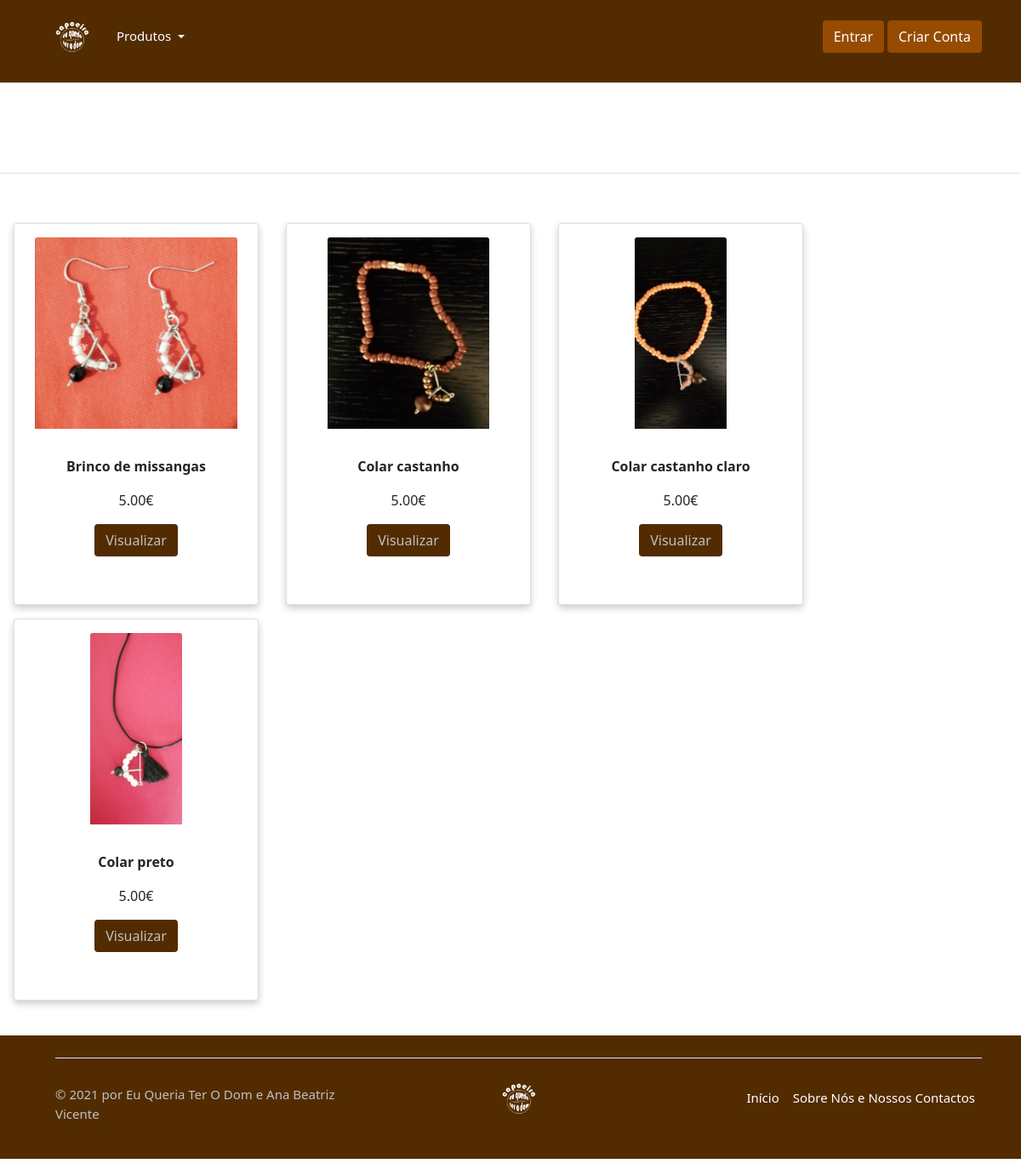
Screenshot of /tipo_produto.php with the database file from the repository.
### tables this page shows
CREATE TABLE produtos(
    ID 				INT NOT NULL AUTO_INCREMENT PRIMARY KEY,
	Tipo_ID 		INT,
	Cor             Varchar (100),
	Designacao      Varchar (100),
	Descricao 		Varchar (1000),
	Preco 			DECIMAL(50,2) DEFAULT 0.0,
	EmStock			INT DEFAULT 1,
	EmDestaque		BOOL Default False,
	Img				Varchar (100),
	
	FOREIGN KEY (`Tipo_ID`)
       REFERENCES `tipo_produtos` (`ID`)
);

### inc/database.php (called while the page is built, shortened)
<?php
	function GetProdutos($destaque = false, $tipo = null)
	{
		try
		{
			$db = new PDO('mysql:host=' . DB_SERVER . ';dbname=' . DB_NAME . ';charset=utf8', DB_USER, DB_PASSWORD);
		}
		catch (PDOException $e)
		{
			return null;
		}
		$dados = null;
		$sql = 'SELECT produtos.ID, tipo_produtos.Designacao AS Tipo, Cor, produtos.Designacao AS Designacao, Descricao, Preco, Img FROM produtos, tipo_produtos WHERE produtos.Tipo_ID = tipo_produtos.ID';
		if ($destaque === true)
		{
			$sql .= ' AND EmDestaque = true';
		}
		try
		{
			$stmt = $db->prepare($sql);
			if ($stmt->execute())
			{
				$dados = $stmt->fetchAll(PDO::FETCH_ASSOC);
			}
		}
		catch (PDOException $e)
		{
			LogSystem::Log(new LogEvent(LogEventType::ERRO, 0, __FILE__, __CLASS__, __METHOD__ . "()", $e->getMessage()));
			$dados = null;
		}
		return $dados;
	}
?>

### tipo_produto.php (the view, shortened to what this page needs)
<!DOCTYPE html>
<html lang="pt">
<head>
	<?php require_once('inc/header.php'); ?>
</head>
<body>
    <?php
        require_once('inc/navbar.php');
    ?>
    <br>
    <br>
    <?php
        $tipo = null;
        $designacaoTipoProduto = null;
        $tipo_produto = null;
        if ($tipo === null)
        {
            $tipo_produto = GetProdutos(true);
        }
        else
        {
            $tipo_produto = GetProdutos(false, $tipo);
        }
    ?>
        <h3 class="centro margens"><?php echo $designacaoTipoProduto; ?></h3>
        <hr>
        <br>
        <div class="contentor">
        <?php
            if (empty($tipo_produto) === true)
            {
                ?>
                    <h2 class="centro margens display-2 castanho-escuro-letra">Sem produtos para mostrar</h2>
                <?php
            }
            else
            {
            for ($i = 0; $i < count($tipo_produto); ++$i)
            {
        ?>
            <div class="card coluna-3-produtos" style="width: 18rem;">
                <img src="img/<?php echo $tipo_produto[$i]['Img']; ?>"  alt="<?php echo $tipo_produto[$i]['Designacao']; ?>" style="max-width:250px; max-height:225px; width: auto; height: auto" class="card-img-top">
                    <div class="card-body">
                        <p class="card-title"><b><?php echo $tipo_produto[$i]['Designacao']; ?></b></p>
                        <p class="card-text"><?php echo $tipo_produto[$i]['Preco']; ?>€</p>
                        <form action="exemplo-produto.php" method="get">
                            <input class="btn castanho-escuro" type="submit" value="Visualizar" >
                        </form>
                        <br>
                </div>
            </div>
        <?php
                }
            }
        ?>
    </div>
	<?php require_once('inc/footer.php'); ?>
</body>
</html>

### css/style.css (style rules this page uses)
body, header, .card ,.margens, .modal-body1, input { background-color: white !important; }
input { background-color: white !important; }
.castanho-escuro { background-color: #522c00 !important; color:rgb(192, 192, 192); }
p { display: block; margin-top: 1em; margin-bottom: 1em; margin-left: 0; margin-right: 0; }
h1, h2, h3, h4, h5, h6 { font-family: "Bauhaus 93"; color: #964b00; }
.margens { margin-right:25px; margin-left:25px; padding:25px; }
.centro { text-align: center; }
::placeholder, label, .negrito { color: black; font-weight: bold; opacity: 1; }
.contentor { display: flex; flex-wrap: wrap; width: 100%; margin: auto; justify-content: flex-start; padding-top: 25px; padding-bottom: 25px; }
.card { box-shadow: 0 4px 8px 0 rgba(0,0,0,0.2); transition: 0.3s; }
.coluna-3-produtos { margin: 0 1rem 1rem 1rem; padding: 1rem; text-align: center; }
* { box-sizing: border-box; }
hr { display: block; margin-top: 0.5em; margin-bottom: 0.5em; margin-left: auto; margin-right: auto; border-style: inset; border-width: 1px; background-color:black; color: black; }
img { display: block; margin-left: auto; margin-right: auto }

### rows the page displays
produtos: Img (picture), Designacao "Brinco de missangas", Preco "5.00"
produtos: Img (picture), Designacao "Colar castanho", Preco "5.00"
produtos: Img (picture), Designacao "Colar castanho claro", Preco "5.00"
produtos: Img (picture), Designacao "Colar preto", Preco "5.00"
